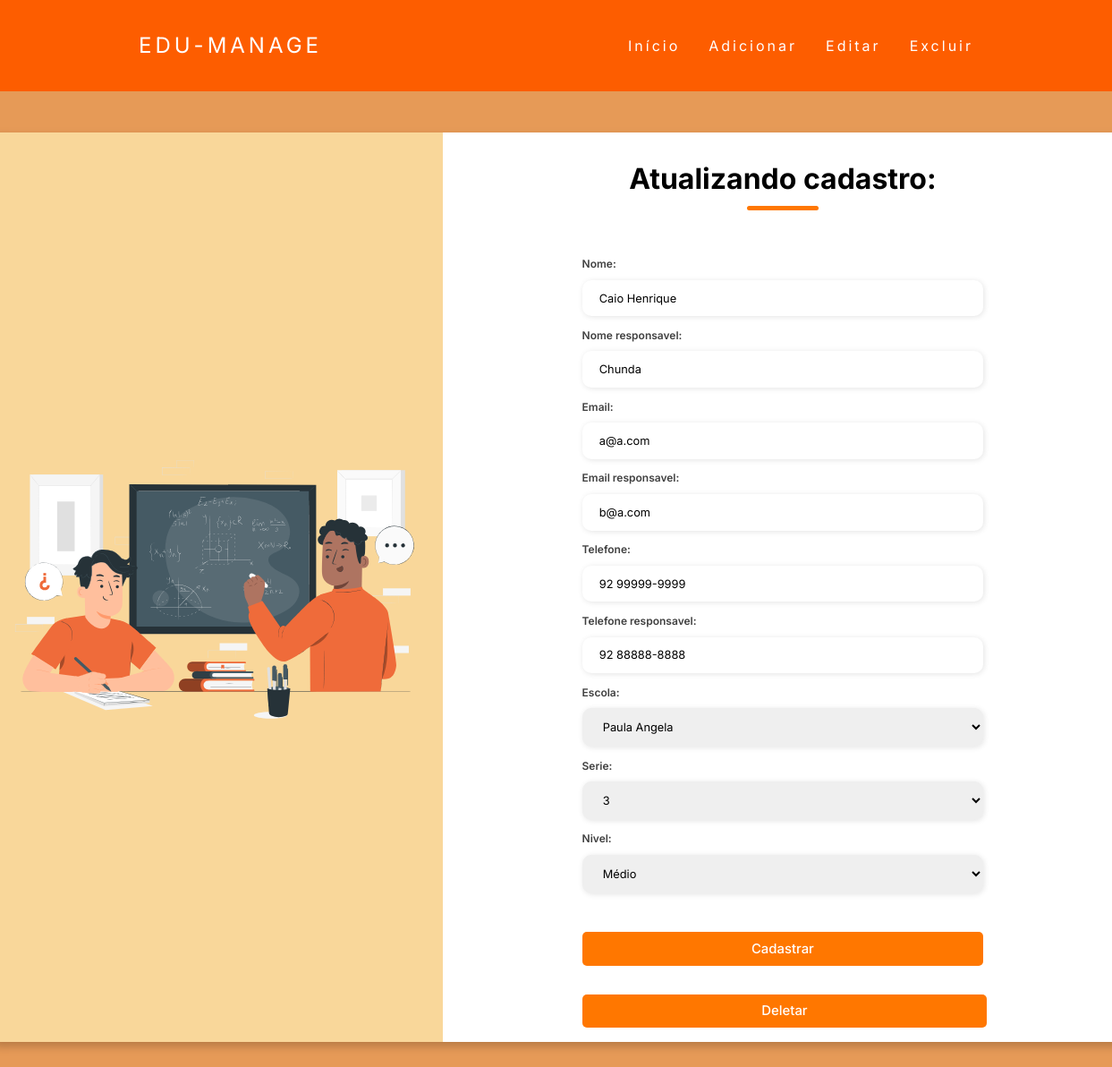
/aluno/aluno-update/2/, run on an earlier commit of the app's database.
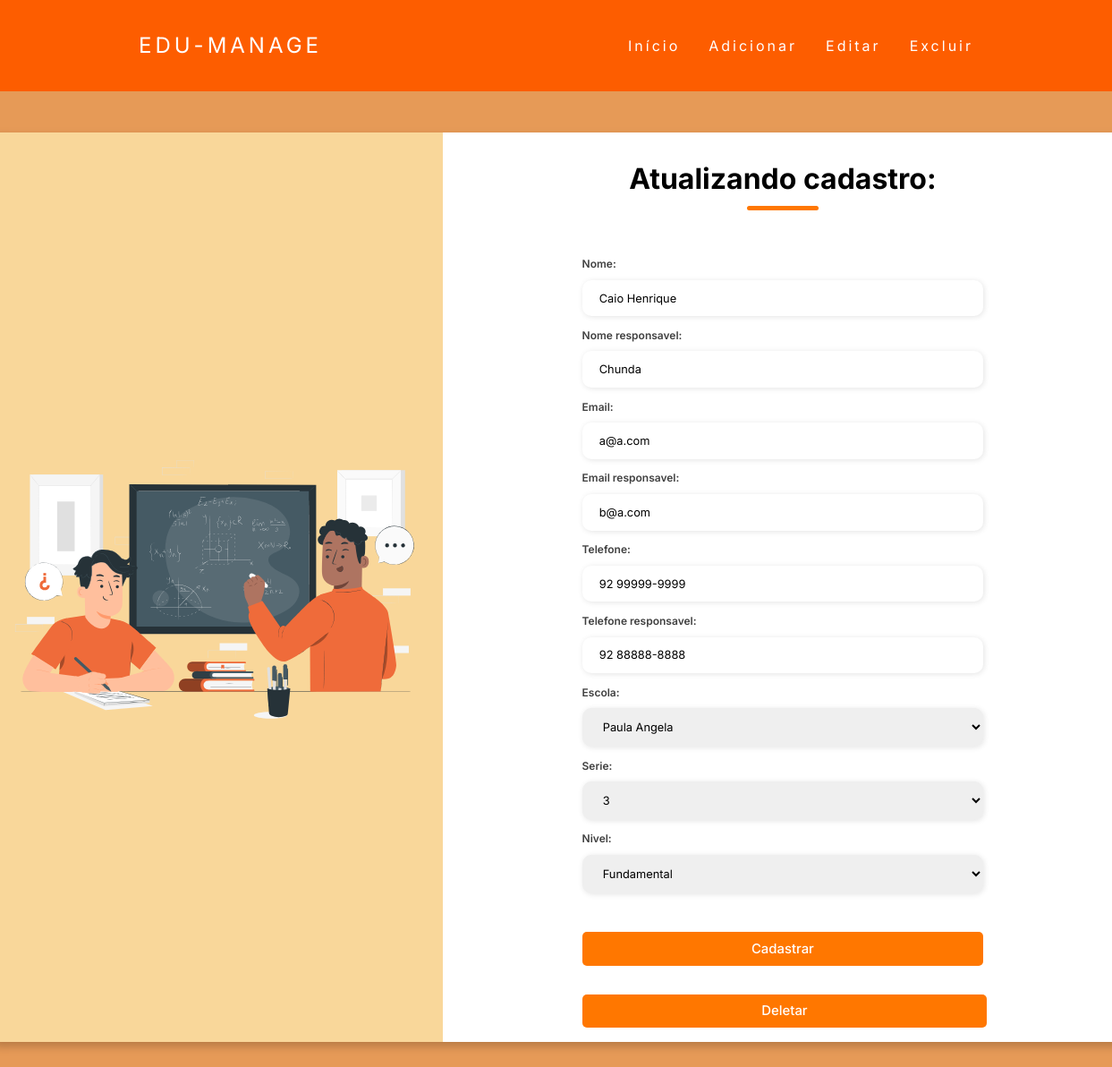
And on a later commit of the database.
### aluno/models.py (models this page shows, shortened)
class Aluno(models.Model):
    nome = models.CharField(max_length=100, blank=False, null=False)
    nome_responsavel = models.CharField(max_length=100, blank=False, null=False)
    email = models.EmailField(max_length=100, blank=False, null=False)
    email_responsavel = models.EmailField(max_length=100, blank=False, null=False)
    telefone = models.CharField(max_length=15, blank=False, null=False)
    telefone_responsavel = models.CharField(max_length=15, blank=False, null=False)
    escola = models.ForeignKey(Escola,on_delete=models.CASCADE,)
    serie = models.ForeignKey(Serie,on_delete=models.CASCADE,)
    nivel = models.ForeignKey(Nivel,on_delete=models.CASCADE,)

class Escola(models.Model):
    nome = models.CharField(max_length=100, blank=False, null=False)
    def __str__(self):
        return self.nome

### aluno/views.py (the view)
# urls.py: re_path('aluno-update/(?P<id>\d+)/', aluno_update, name='aluno_update'),
def aluno_update(request, id):
    data ={}
    aluno = Aluno.objects.get(id=id)
    form = AlunoForm(request.POST or None, instance=aluno)
    data['aluno'] = aluno
    data['form'] = form
    if request.method == 'POST':
        if form.is_valid():
            form.save()
            return redirect('aluno_cadastrado')
    else:
        return render(request, 'update_aluno.html', data)

### aluno/forms.py
class AlunoForm(ModelForm):
    class Meta:
        model = Aluno
        fields = '__all__'

### aluno/models.py (called while the page is built)
    def __str__(self):
        return self.serie

    def __str__(self):
        return self.nivel

### templates/update_aluno.html (shortened to what this page needs)
{% extends 'nav_bar_interno.html' %}
{% load static %}
{% block content %}
<link rel="stylesheet" href="{% static 'style_cad_aluno.css' %}">
    <div class="container">
        <div class="form-image">
            <img src="{% static 'Teacher student-pana.svg' %}">
        </div>
        <div class="form">
            <div class="form-header">
                <div class="title">
                    <h1>Atualizando cadastro: </h1></div>
            </div>
            <form action="{% url 'aluno_update' aluno.id %}" method="POST">
                <div class="input-group">
                    <div class="input-box">
                        {{ form.as_p }}
                    </div>
                    <div class="continue-button">
                      <button type="submit"><a>Cadastrar</a></button>
                    </div>
                </div>
            </form>
            <div class="delete-button">
                <button type="submit"><a href="{% url 'aluno_delete' aluno.id %}">Deletar</a></button>
            </div>
        </div>
    </div>
{% endblock %}

What changed in the data, as far as the page shows it:
changed Aluno "Chunda": nivel "Médio" → "Fundamental"
